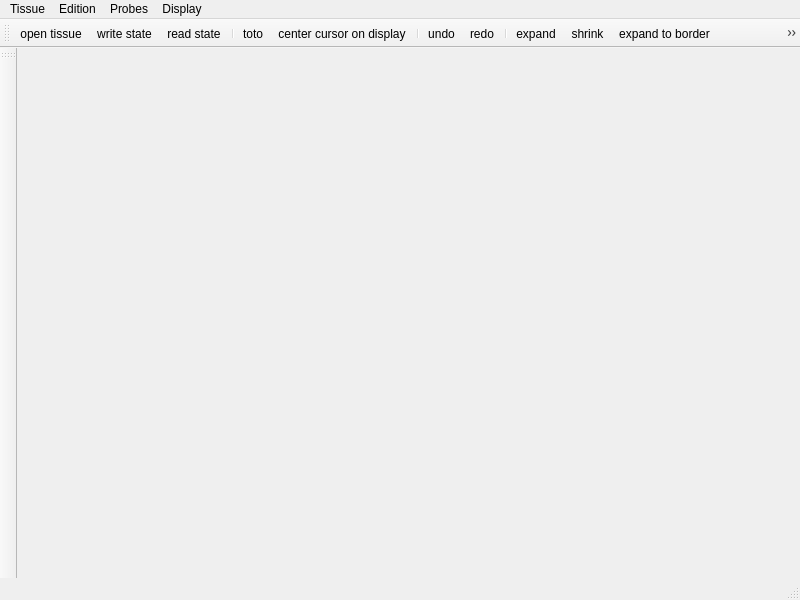
<ui version="4.0" >
 <class>MainWindow</class>
 <widget class="QMainWindow" name="MainWindow" >
  <property name="geometry" >
   <rect>
    <x>0</x>
    <y>0</y>
    <width>800</width>
    <height>600</height>
   </rect>
  </property>
  <property name="windowTitle" >
   <string>MainWindow</string>
  </property>
  <widget class="QWidget" name="centralwidget" />
  <widget class="QMenuBar" name="menubar" >
   <property name="geometry" >
    <rect>
     <x>0</x>
     <y>0</y>
     <width>800</width>
     <height>26</height>
    </rect>
   </property>
   <widget class="QMenu" name="menuProbes" >
    <property name="title" >
     <string>Probes</string>
    </property>
    <addaction name="actionAdd_probe" />
    <addaction name="actionRemove_probe" />
   </widget>
   <widget class="QMenu" name="menuTissue" >
    <property name="title" >
     <string>Tissue</string>
    </property>
    <addaction name="actionOpen_tissue" />
    <addaction name="actionWrite_state" />
    <addaction name="actionRead_state" />
   </widget>
   <widget class="QMenu" name="menuEdition" >
    <property name="title" >
     <string>Edition</string>
    </property>
    <addaction name="actionUndo" />
    <addaction name="actionRedo" />
    <addaction name="actionClear_colors" />
    <addaction name="separator" />
    <addaction name="actionExpand" />
    <addaction name="actionShrink" />
    <addaction name="actionExpand_to_border" />
    <addaction name="actionExpand_to_region" />
    <addaction name="separator" />
    <addaction name="actionFrom_envelop" />
   </widget>
   <widget class="QMenu" name="menuDisplay" >
    <property name="title" >
     <string>Display</string>
    </property>
    <addaction name="actionNormal_inside" />
   </widget>
   <addaction name="menuTissue" />
   <addaction name="menuEdition" />
   <addaction name="menuProbes" />
   <addaction name="menuDisplay" />
  </widget>
  <widget class="QStatusBar" name="statusbar" />
  <widget class="QToolBar" name="actionBar" >
   <property name="windowTitle" >
    <string>meshpaint toolBar</string>
   </property>
   <attribute name="toolBarArea" >
    <enum>TopToolBarArea</enum>
   </attribute>
   <attribute name="toolBarBreak" >
    <bool>false</bool>
   </attribute>
   <addaction name="actionOpen_tissue" />
   <addaction name="actionWrite_state" />
   <addaction name="actionRead_state" />
   <addaction name="separator" />
   <addaction name="actionToto" />
   <addaction name="actionCenter_cursor" />
   <addaction name="separator" />
   <addaction name="actionUndo" />
   <addaction name="actionRedo" />
   <addaction name="separator" />
   <addaction name="actionExpand" />
   <addaction name="actionShrink" />
   <addaction name="actionExpand_to_border" />
   <addaction name="actionExpand_to_region" />
   <addaction name="actionFrom_envelop" />
   <addaction name="separator" />
   <addaction name="actionClear_colors" />
   <addaction name="actionAdd_color" />
  </widget>
  <widget class="QToolBar" name="toolBar" >
   <property name="windowTitle" >
    <string>meshpaint toolBar</string>
   </property>
   <attribute name="toolBarArea" >
    <enum>LeftToolBarArea</enum>
   </attribute>
   <attribute name="toolBarBreak" >
    <bool>false</bool>
   </attribute>
  </widget>
  <action name="actionAdd_probe" >
   <property name="text" >
    <string>add probe</string>
   </property>
  </action>
  <action name="actionToto" >
   <property name="icon" >
    <iconset resource="tissuepainter.qrc" >:/images/icons/Jaded_Jelly.png</iconset>
   </property>
   <property name="text" >
    <string>toto</string>
   </property>
  </action>
  <action name="actionAdd_color" >
   <property name="icon" >
    <iconset resource="tissuepainter.qrc" >:/images/icons/Photoshop.png</iconset>
   </property>
   <property name="text" >
    <string>add color</string>
   </property>
  </action>
  <action name="actionUndo" >
   <property name="icon" >
    <iconset resource="tissuepainter.qrc" >:/images/icons/undo.png</iconset>
   </property>
   <property name="text" >
    <string>undo</string>
   </property>
  </action>
  <action name="actionRedo" >
   <property name="icon" >
    <iconset resource="tissuepainter.qrc" >:/images/icons/redo.png</iconset>
   </property>
   <property name="text" >
    <string>redo</string>
   </property>
  </action>
  <action name="actionOpen_tissue" >
   <property name="icon" >
    <iconset resource="tissuepainter.qrc" >:/images/icons/load.png</iconset>
   </property>
   <property name="text" >
    <string>open tissue</string>
   </property>
  </action>
  <action name="actionWrite_state" >
   <property name="icon" >
    <iconset resource="tissuepainter.qrc" >:/images/icons/write.png</iconset>
   </property>
   <property name="text" >
    <string>write state</string>
   </property>
  </action>
  <action name="actionRead_state" >
   <property name="icon" >
    <iconset resource="tissuepainter.qrc" >:/images/icons/read.png</iconset>
   </property>
   <property name="text" >
    <string>read state</string>
   </property>
  </action>
  <action name="actionCenter_cursor" >
   <property name="icon" >
    <iconset resource="tissuepainter.qrc" >:/images/icons/Undercover.png</iconset>
   </property>
   <property name="text" >
    <string>center cursor on display</string>
   </property>
  </action>
  <action name="actionExpand_to_border" >
   <property name="icon" >
    <iconset resource="tissuepainter.qrc" >:/images/icons/display_wireframe.png</iconset>
   </property>
   <property name="text" >
    <string>expand to border</string>
   </property>
  </action>
  <action name="actionExpand_to_region" >
   <property name="icon" >
    <iconset resource="tissuepainter.qrc" >:/images/icons/display_solid.png</iconset>
   </property>
   <property name="text" >
    <string>expand to region</string>
   </property>
  </action>
  <action name="actionExpand" >
   <property name="icon" >
    <iconset resource="tissuepainter.qrc" >:/images/icons/expand.png</iconset>
   </property>
   <property name="text" >
    <string>expand</string>
   </property>
  </action>
  <action name="actionShrink" >
   <property name="icon" >
    <iconset resource="tissuepainter.qrc" >:/images/icons/shrink.png</iconset>
   </property>
   <property name="text" >
    <string>shrink</string>
   </property>
  </action>
  <action name="actionNormal_inside" >
   <property name="checkable" >
    <bool>true</bool>
   </property>
   <property name="text" >
    <string>normal inside</string>
   </property>
  </action>
  <action name="actionRemove_probe" >
   <property name="text" >
    <string>remove probe</string>
   </property>
  </action>
  <action name="actionFrom_envelop" >
   <property name="icon" >
    <iconset resource="tissuepainter.qrc" >:/images/icons/Exasperated_Elephant.png</iconset>
   </property>
   <property name="text" >
    <string>from envelop</string>
   </property>
  </action>
  <action name="actionClear_colors" >
   <property name="icon" >
    <iconset resource="tissuepainter.qrc" >:/images/icons/select_minus.png</iconset>
   </property>
   <property name="text" >
    <string>clear colors</string>
   </property>
  </action>
 </widget>
 <resources>
  <include location="tissuepainter.qrc" />
 </resources>
 <connections/>
</ui>
